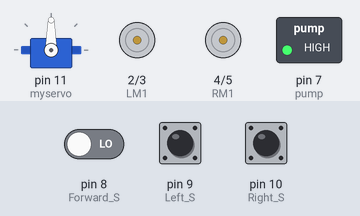
A sketch run on a simulated Arduino Uno, built with avr-gcc and run on an emulated ATmega328P. Shown: servo, motor-driver pin pairs drawn as motors (green arrow = first pin HIGH = forward, orange = second pin HIGH = backward, longer = more drive), switched loads named in the sketch (green lamp = pin HIGH). Inputs (shaded band) come from the test bench; at power-on: pin 8 (Forward_S) LOW, pin 9 (Left_S) LOW, pin 10 (Right_S) LOW.

Above: at 3.8 s.
6.7 s: pin 8 (Forward_S) driven HIGH
At 7.31 s:
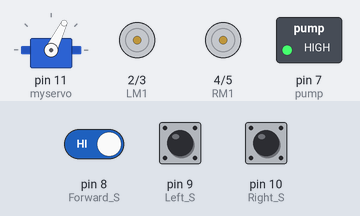
At 10.1 s:
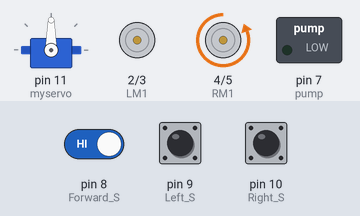
10.5 s: pin 9 (Left_S) pulled HIGH for 3 s
At 11.5 s:
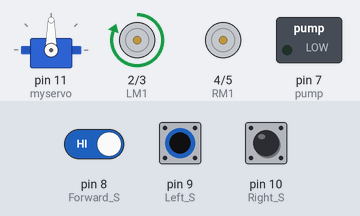
Timing chart, 0 to 15.1 s (numbered marks = the images above; inputs shaded):
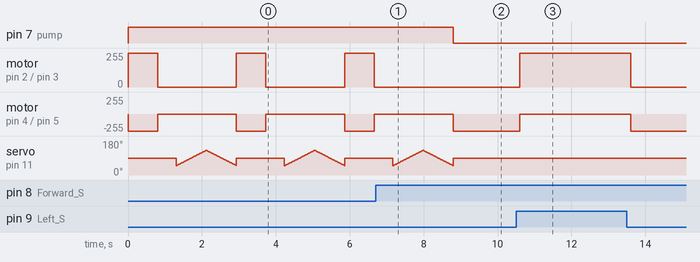

Measured:
- after the input at 6.7 s, pin 7 (pump): HIGH → LOW after 2.1 s; motor on pin 2 (LM1) / pin 3 (LM2): stays stopped (without the input it goes to forward 255/255 after 2.1 s); motor on pin 4 (RM1) / pin 5 (RM2): goes on until 8.8 s, then stays backward 255/255
- after the input at 10.5 s, motor on pin 2 (LM1) / pin 3 (LM2): stopped → forward 255/255 after 0.10 s, → stopped 3.0 s later; motor on pin 4 (RM1) / pin 5 (RM2): backward 255/255 → stopped after 0.10 s, → backward 255/255 3.0 s later
- by itself, motor on pin 2 (LM1) / pin 3 (LM2): alternates forward 255/255 for 0.80 s and stopped for 2.1 s
- by itself, motor on pin 4 (RM1) / pin 5 (RM2): alternates backward 255/255 for 0.80 s and stopped for 2.1 s

The sketch:

fire_fighting_robot.ino
```cpp
#include <Servo.h>
Servo myservo;

int pos = 0;
boolean fire = false;

/*-------defining Inputs------*/
#define Left_S 9      // left sensor
#define Right_S 10      // right sensor
#define Forward_S 8 //forward sensor

/*-------defining Outputs------*/
#define LM1 2       // left motor
#define LM2 3       // left motor
#define RM1 4       // right motor
#define RM2 5       // right motor
#define pump 7
//#define ENA 10
//#define ENB 11

void setup()
{
  pinMode(Left_S, INPUT);
  pinMode(Right_S, INPUT);
  pinMode(Forward_S, INPUT);
  pinMode(LM1, OUTPUT);
  pinMode(LM2, OUTPUT);
  pinMode(RM1, OUTPUT);
  pinMode(RM2, OUTPUT);
  pinMode(pump, OUTPUT);
// pinMode(ENA, OUTPUT);
//pinMode(ENB, OUTPUT);

  myservo.attach(11);
  myservo.write(90);
}

void put_off_fire()
{
    delay (500);

    digitalWrite(LM1, LOW);
    digitalWrite(RM1, LOW);
    digitalWrite(LM2, LOW);
    digitalWrite(RM2, LOW);

   digitalWrite(pump, HIGH); delay(500);

    for (pos = 50; pos <= 130; pos += 1) {
    myservo.write(pos);
    delay(10);
  }
  for (pos = 130; pos >= 50; pos -= 1) {
    myservo.write(pos);
    delay(10);
  }

  digitalWrite(pump,LOW);
  myservo.write(90);

  fire=false;
}

void loop()
{

      myservo.write(90); //Sweep_Servo();

    if (digitalRead(Left_S) ==1 && digitalRead(Right_S) ==1 && digitalRead(Forward_S) ==1) //If Fire not detected all sensors are zero
    {
    //Do not move the robot
    digitalWrite(LM1, LOW);
    digitalWrite(LM2, LOW);
    digitalWrite(RM1, LOW);
    digitalWrite(RM2, LOW);
    }

    else if (digitalRead(Forward_S) ==0) //If Fire is straight ahead
    {
    //Move the robot forward
    digitalWrite(LM1, HIGH);
    digitalWrite(LM2, LOW);
    digitalWrite(RM1, LOW);
    digitalWrite(RM2, HIGH);
    digitalWrite(pump, HIGH);

    fire = true;
    }

    else if (digitalRead(Left_S) ==0) //If Fire is to the left
    {
    //Move the robot left
    digitalWrite(LM1, LOW);
    digitalWrite(LM2, LOW);
    digitalWrite(RM1, LOW);
    digitalWrite(RM2, HIGH);


    }    else if (digitalRead(Right_S) ==0) //If Fire is to the right
    {
    //Move the robot right
    digitalWrite(LM1, HIGH);
    digitalWrite(LM2, LOW);
    digitalWrite(RM1, LOW);
    digitalWrite(RM2, LOW);

    }

delay(300); //Slow down the speed of robot

     while (fire == true)
     {
      put_off_fire();
     }
}
```
